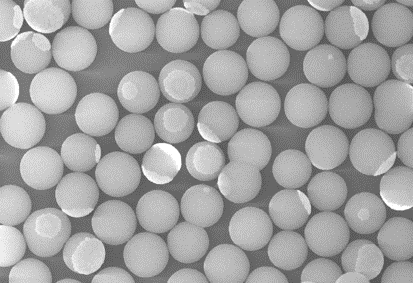
#> input picture Bordes y Distancias/imagen/bordes.png, 413 x 283 px
$ python bordes.py   (older library calls are emulated)
#> lines starting #> are read from the running program, lines starting #| are printed output that depends on the picture; after the words box and inside, x2 and y2 are one past the last pixel; in counts of white or black regions, pixels touching at a corner belong together
import cv2
import numpy as np
from pathlib import Path

current_directory = Path(__file__).resolve().parent
path = f"{current_directory}/imagen/bordes.png"
path1 = f"{current_directory}/imagen/bordessuavizados.png"
path2 = f"{current_directory}/imagen/bordesyaidentificados.png"

# Cargar la imagen
img=cv2.imread(path)
#> img is the input picture: shape (283, 413, 3); min 81, max 255, mean 163.8

# Aplicar el filtro para suavizar imagenes Filtro Non-local Means
ksize = 15 # Tamaño del kernel
smoothed = cv2.fastNlMeansDenoisingColored(img, None, 10, 10, 7, ksize)

#Transformar la imagen en escala de grises
gray = cv2.cvtColor(smoothed, cv2.COLOR_BGR2GRAY)

# Aplicar el operador de Sobel en dirección horizontal y vertical
sobel_x = cv2.Sobel(gray, cv2.CV_64F, 1, 0, ksize=3)
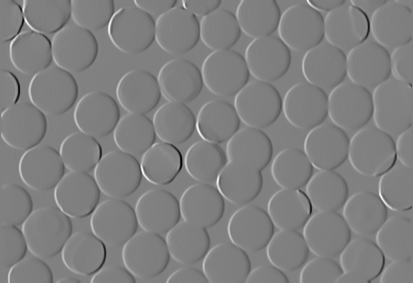
#> sobel_x: shape (283, 413) float64; min -599, max 588, mean -0.4; drawn with min black and max white
sobel_y = cv2.Sobel(gray, cv2.CV_64F, 0, 1, ksize=3)
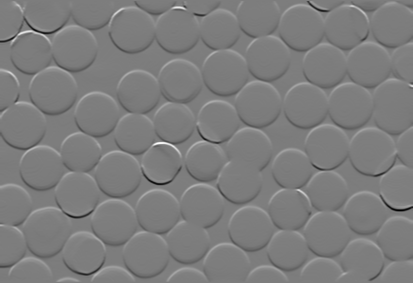
#> sobel_y: shape (283, 413) float64; min -618, max 640, mean 0.1; drawn with min black and max white

# Calcular la magnitud y dirección de los bordes
magnitude = np.sqrt(np.square(sobel_x) + np.square(sobel_y))
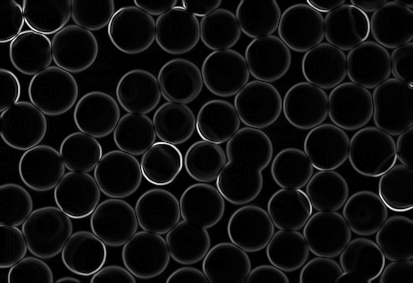
#> magnitude: shape (283, 413) float64; min 0, max 656, mean 41.8; drawn with min black and max white
direction = np.arctan2(sobel_y, sobel_x)
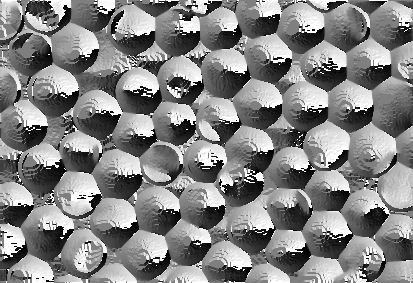
#> direction: shape (283, 413) float64; min -3.14, max 3.14, mean 0.126; drawn with min black and max white

# Umbralizar la imagen para aislar los bordes
_, thresholded = cv2.threshold(magnitude, 112, 255, cv2.THRESH_BINARY)
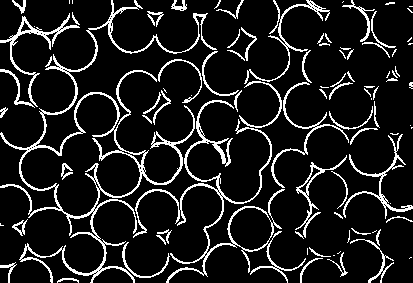
#> thresholded: shape (283, 413) float64; 11.8% white in thin lines or dots

#Mostrar imagen original
cv2.imshow("Imagen original", img)
cv2.waitKey(0)

#Mostrar imagen suavizada
cv2.imshow("Imagen suavizada", smoothed)
cv2.imwrite(path1, smoothed)
cv2.waitKey(0)

#Sobel horizontal
cv2.imshow("sobel x", sobel_x)
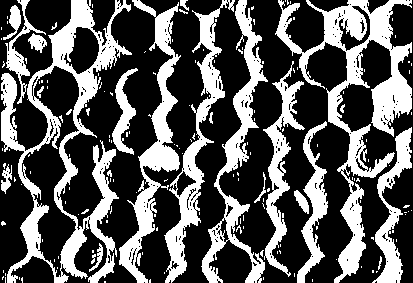
#> window 'sobel x': shape (283, 413); 34.7% white; 164 white regions (139 under 20 px), largest, box (x1, y1, x2, y2) and area: (1, 0, 132, 283) 9478, (275, 0, 412, 283) 8844, (119, 0, 181, 283) 4420
cv2.waitKey(0)

#sobel vertical
cv2.imshow("sobel y", sobel_y)
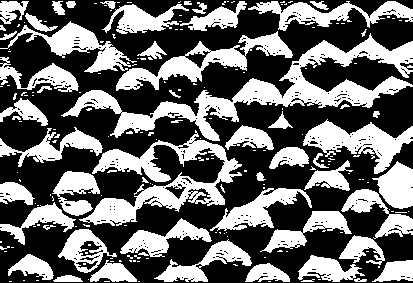
#> window 'sobel y': shape (283, 413); 41% white; 200 white regions (143 under 20 px), largest, box (x1, y1, x2, y2) and area: (61, 33, 413, 141) 8062, (79, 130, 242, 226) 4918, (116, 31, 293, 91) 2862
cv2.waitKey(0)

# Mostrar la imagen resultante
cv2.imshow("Bordes detectados con Sobel", thresholded)
cv2.imwrite(path2, thresholded)
cv2.waitKey(0)
cv2.destroyAllWindows()

'''
# Filtro de bordes en una dirección específica(segundo metodo)
angle = np.pi / 4  # Dirección deseada en radianes
threshold = 0.1  # Umbral para incluir un borde en el resultado
result = np.zeros_like(gray)
result[(direction >= angle - threshold) & (direction <= angle + threshold)] = thresholded[(direction >= angle - threshold) & (direction <= angle + threshold)]
# Mostrar la imagen resultante
cv2.imshow("Bordes filtrados en dirección", result)
cv2.waitKey(0)
'''
